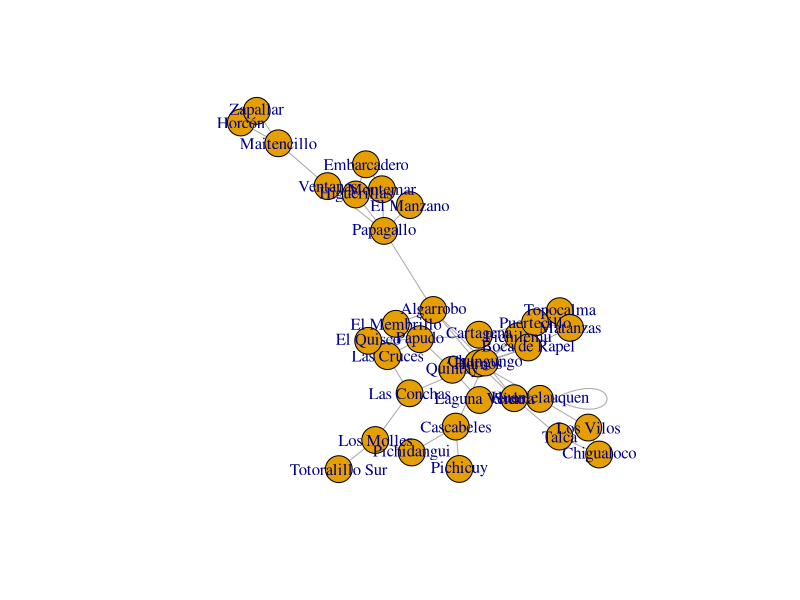
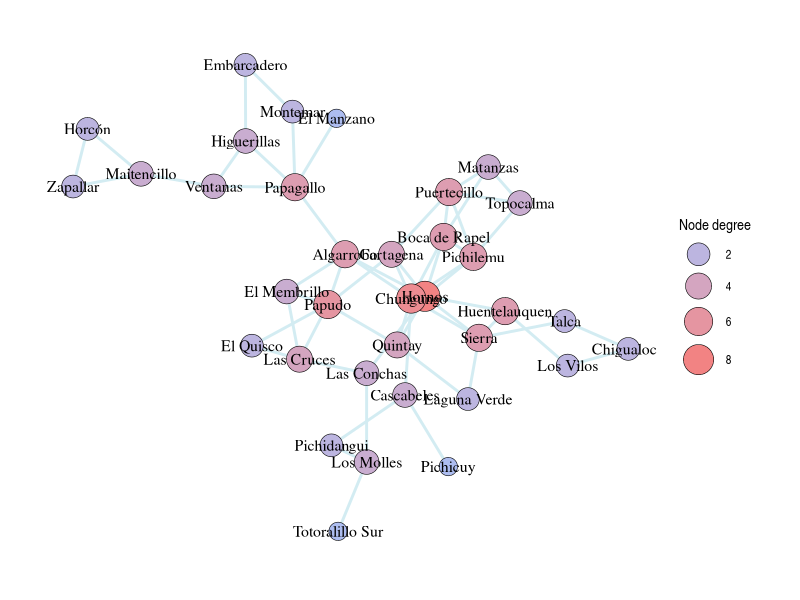
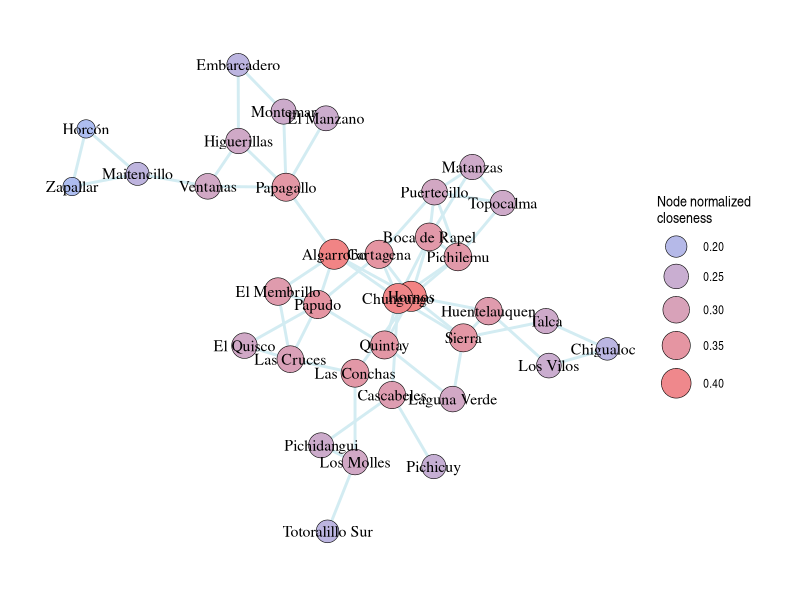
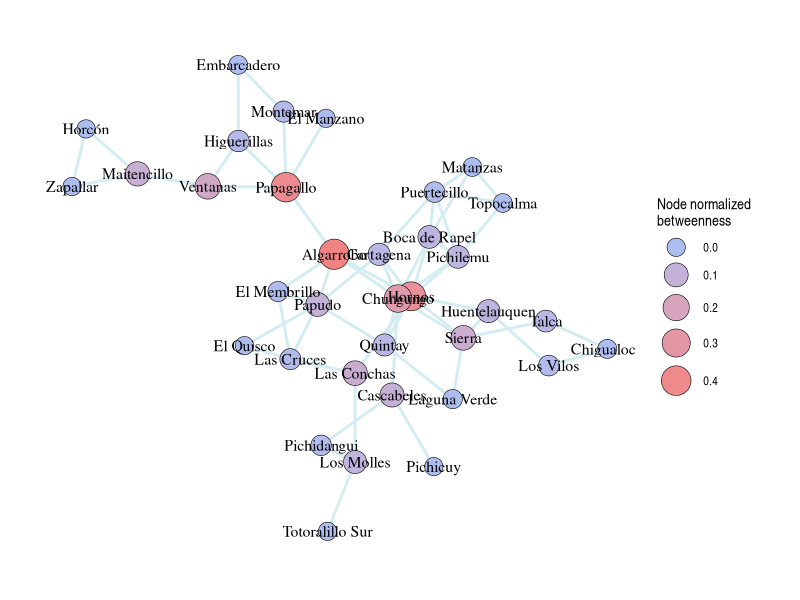
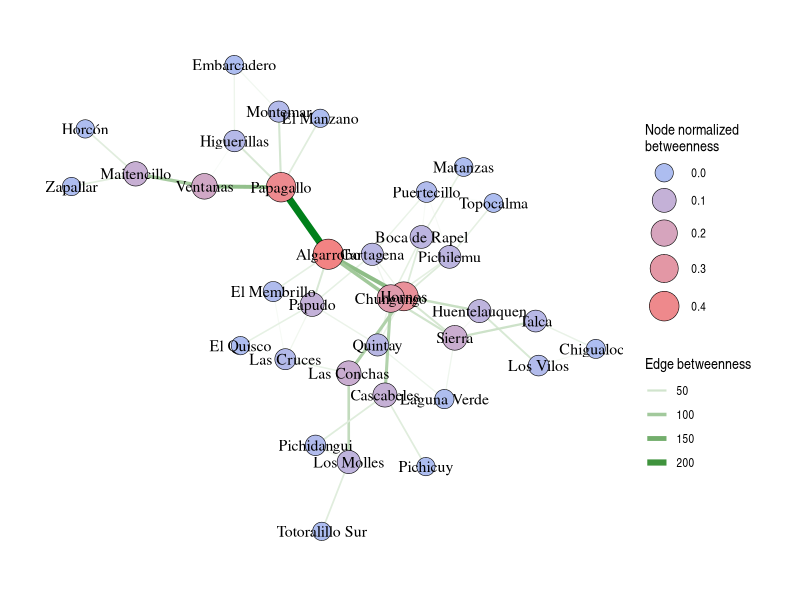
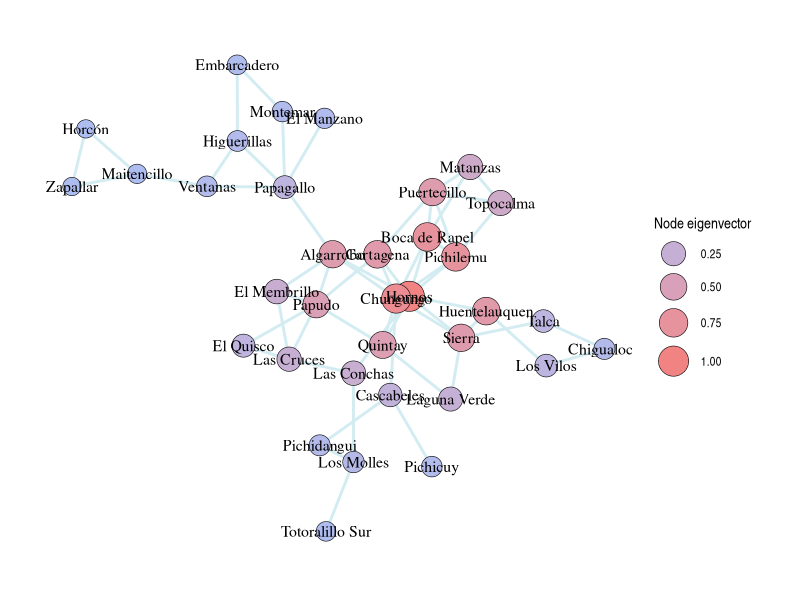
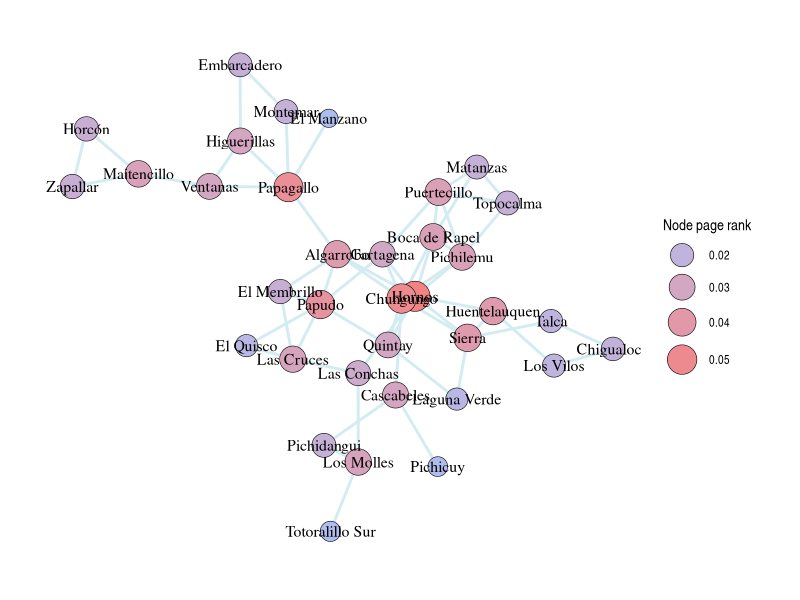

The R script that drew these images, in order:
#---------------------------------------------------------------------------
## II Curso Internacional "Uso de la teoría de grafos en la evaluación de la
## conectividad larval de poblaciones marinas"
## contacto: Andres Ospina-Alvarez (aospina.co@me.com)
## Organizadores(as) del curso: Catherine González (catherine.gonzalez@ifop.cl)
#---------------------------------------------------------------------------

# Título: Calcular diferentes medidas de centralidad para un grafo y representarlas gráficamente

rm(list = ls()) # Limpiar todos los objetos y variables en el entorno de trabajo

library(readxl)
library(igraph) # Cargar la librería igraph
library(ggraph)

g4.data <-
  read_excel("A31_caletas.xlsx") # Leer una matriz de adyacencia almacenada en un archivo MS Excel
head(g4.data)

# Aquí creamos un grafo a partir de la matriz de adyacencia
g4.empty.graph <-
  graph_from_adjacency_matrix(as.matrix(g4.data), mode = c("undirected"))

plot(g4.empty.graph)
# Puede verse como la visualización del grafo usando igraph no es de lo mejor, por tal razón es preferible usar la libreria ggraph, como haremos más adelante.

# Por comodidad crearemos una lista vacía, donde pondremos el grafo g4.empty.graph

gs <- list()
gs[[1]]      <- g4.empty.graph

# Y con la siguiente función calcularemos varias métricas para nuestro grafo
##### Cálculo de las medidas de centralidad mas comunes ####
gs <- lapply(gs, function(x) {
  # Centrality measures
  V(x)$degree       <- degree(x, mode = "total")
  V(x)$indegree     <- degree(x, mode = "in")
  V(x)$outdegree    <- degree(x, mode = "out")
  V(x)$betweenness  <- betweenness(x, normalized = TRUE)
  V(x)$evcent       <- evcent(x)$vector
  V(x)$closeness    <- closeness(x, normalized = TRUE)
  V(x)$strength     <- strength(x, mode = "all", loops = F)
  V(x)$in_strength  <- strength(x, mode = "in", loops = F)
  V(x)$out_strength <- strength(x, mode = "out", loops = F)
  V(x)$hub_score    <- hub.score(x)$vector
  V(x)$auth_score   <- authority.score(x)$vector
  V(x)$page_rank    <- page_rank(x)$vector
  
  E(x)$betweenness  <- edge.betweenness(x)
  return(x)
})

# Ahora podemos "deslistar" el grafo g4 y trabajar con el.
g4 <- gs[[1]]

# Veamos todo lo que contiene g4
g4

# Visualicemos o extraigamos los valores de degree, por ejemplo
V(g4)$degree
# Como vemos nos muestra una serie de valores, uno por cada nodo del grafo, pero no sabemos los nombres y es poco intuitivo

# Podemos obtener una mejor visualización de todos las medidas de centralidad calculadas para el grafo g4, vamos a ello...
get.data.frame(g4, what = 'vertices')


##### Crear un objeto dataframe con todas las medidas de centralidad calculadas ####
# Podemos guardarla como un objeto, por si fuese necesario exportar la lista para su uso mas adelante, lo mismo podemos hacer con la lista de enlaces.
g4.cent.measures.nodes <- get.data.frame(g4, what = 'vertices')
g4.cent.measures.edges <- get.data.frame(g4, what = 'edges')

write.csv(g4.cent.measures.nodes, "A41_g4.cent.measures.nodes.csv", row.names = F)

##### Figura destacando el valor de degree en los nodos ####
# Y ahora crearemos una visualización del grafo g4 usando ggraph donde destacaremos la centralidad de los nodos basada en degree
ggraph(g4, layout = "kk") +
  geom_edge_parallel0(width = 1,
                      edge_colour = "#D3ECF2") +
  
  geom_node_point(
    aes(fill = degree,
        size = degree),
    colour = "#000000",
    shape = 21,
    stroke = 0.3
  ) +
  scale_fill_gradient(low = "#ADBDF0",
                      high = "#F28383") +
  scale_size(range = c(6, 10)) +
  
  geom_node_text(aes(label = name),
                 colour = "black",
                 size = 4,
                 family = "serif") +
  
  
  guides(
    fill = guide_legend("Node degree"),
    size = guide_legend("Node degree")
  ) +
  
  theme_graph() +
  theme(legend.position = "right")

##### Figura destacando el valor de closeness en los nodos ####
# Destaquemos ahora la centralidad de los nodos basada en closeness
ggraph(g4, layout = "kk") +
  geom_edge_parallel0(width = 1,
                      edge_colour = "#D3ECF2") +
  
  geom_node_point(
    aes(fill = closeness,
        size = closeness),
    colour = "#000000",
    shape = 21,
    stroke = 0.3
  ) +
  scale_fill_gradient(low = "#ADBDF0",
                      high = "#F28383") +
  scale_size(range = c(6, 10)) +
  
  geom_node_text(aes(label = name),
                 colour = "black",
                 size = 4,
                 family = "serif") +
  
  guides(
    fill = guide_legend("Node normalized\ncloseness"),
    size = guide_legend("Node normalized\ncloseness")
  ) +
  
  theme_graph() +
  theme(legend.position = "right")

##### Figura destacando el valor de betweenness en los nodos ####
# Destaquemos ahora la centralidad de los nodos basada en betweenness
ggraph(g4, layout = "kk") +
  geom_edge_parallel0(width = 1,
                      edge_colour = "#D3ECF2") +
  
  geom_node_point(
    aes(fill = betweenness,
        size = betweenness),
    colour = "#000000",
    shape = 21,
    stroke = 0.3
  ) +
  scale_fill_gradient(low = "#ADBDF0",
                      high = "#F28383") +
  scale_size(range = c(6, 10)) +
  
  geom_node_text(aes(label = name),
                 colour = "black",
                 size = 4,
                 family = "serif") +
  
  guides(
    fill = guide_legend("Node normalized\nbetweenness"),
    size = guide_legend("Node normalized\nbetweenness")
  ) +
  
  theme_graph() +
  theme(legend.position = "right")

##### Figura destacando el valor de betweenness en los nodos y en los arcos ####
# También es posible destacar valores en los arcos. Hagámoslo usando el edge betweenness
ggraph(g4, layout = "kk") +
  geom_edge_parallel0(aes(
    #alpha = betweenness,
    width = betweenness,
    colour = betweenness
  )) +
  scale_edge_colour_gradient(low = "#FFFFFF",
                             high = "#00801A") +
  scale_edge_width(range = c(0.3, 2.4)) +
  #scale_edge_alpha(range = c(1,1)) +
  
  geom_node_point(
    aes(fill = betweenness,
        size = betweenness),
    colour = "#000000",
    shape = 21,
    stroke = 0.3
  ) +
  scale_fill_gradient(low = "#ADBDF0",
                      high = "#F28383") +
  scale_size(range = c(6, 10)) +
  
  geom_node_text(aes(label = name),
                 colour = "black",
                 size = 4,
                 family = "serif") +
  
  guides(
    fill = guide_legend("Node normalized\nbetweenness"),
    size = guide_legend("Node normalized\nbetweenness"),
    edge_alpha = guide_legend("Edge betweenness"),
    edge_width = guide_legend("Edge betweenness"),
    edge_color = guide_legend("Edge betweenness")
  ) +
  
  theme_graph() +
  theme(legend.position = "right")

##### Figura destacando el valor de eigenvector en los nodos ####
# Destaquemos ahora la centralidad de los nodos basada en eigenvector
ggraph(g4, layout = "kk") +
  geom_edge_parallel0(width = 1,
                      edge_colour = "#D3ECF2") +
  
  geom_node_point(
    aes(fill = evcent,
        size = evcent),
    colour = "#000000",
    shape = 21,
    stroke = 0.3
  ) +
  scale_fill_gradient(low = "#ADBDF0",
                      high = "#F28383") +
  scale_size(range = c(6, 10)) +
  
  geom_node_text(aes(label = name),
                 colour = "black",
                 size = 4,
                 family = "serif") +
  
  guides(
    fill = guide_legend("Node eigenvector"),
    size = guide_legend("Node eigenvector")
  ) +
  
  theme_graph() +
  theme(legend.position = "right")

##### Figura destacando el valor de eigenvector en los PageRank ####
# Destaquemos ahora la centralidad de los nodos basada en PageRank
ggraph(g4, layout = "kk") +
  geom_edge_parallel0(width = 1,
                      edge_colour = "#D3ECF2") +
  
  geom_node_point(
    aes(fill = page_rank,
        size = page_rank),
    colour = "#000000",
    shape = 21,
    stroke = 0.3
  ) +
  scale_fill_gradient(low = "#ADBDF0",
                      high = "#F28383") +
  scale_size(range = c(6, 10)) +
  
  geom_node_text(aes(label = name),
                 colour = "black",
                 size = 4,
                 family = "serif") +
  
  guides(
    fill = guide_legend("Node page rank"),
    size = guide_legend("Node page rank")
  ) +
  
  theme_graph() +
  theme(legend.position = "right")
